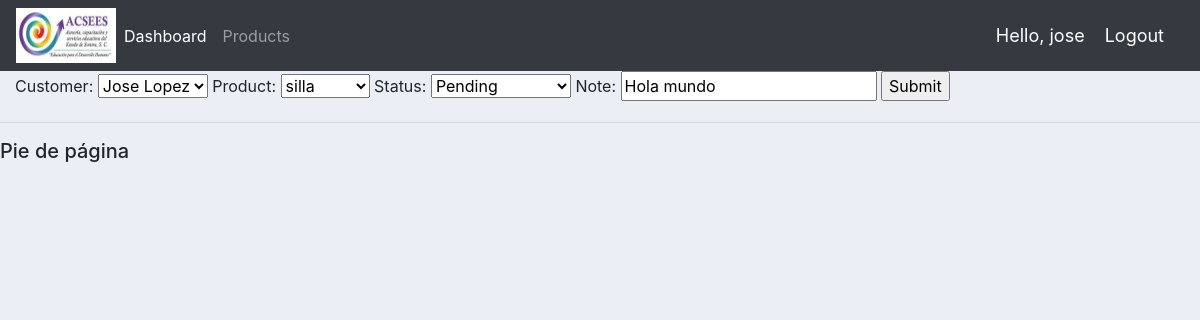
The page /update_order/1/ (signed in) on the database its author committed.
### accounts/models.py (models this page shows)
class Order(models.Model):
	STATUS = (
			('Pending', 'Pending'),
			('Out for delivery', 'Out for delivery'),
			('Delivered', 'Delivered'),
			)
	customer = models.ForeignKey(Customer, null=True, on_delete= models.SET_NULL)
	product = models.ForeignKey(Product, null=True, on_delete= models.SET_NULL)
	date_created = models.DateTimeField(auto_now_add=True, null=True)
	status = models.CharField(max_length=200, null=True, choices=STATUS)
	note = models.CharField(max_length=1000, null=True)

### accounts/decorators.py (the view)
		def wrapper_func(request, *args, **kwargs):
			group = None
			if request.user.groups.exists():
				group = request.user.groups.all()[0].name
			if group in allowed_roles:
				return view_func(request, *args, **kwargs)
			else:
				return HttpResponse('You are not authorized to view this page')

### accounts/forms.py
class OrderForm(ModelForm):
	class Meta:
		model = Order
		fields = '__all__'

### accounts/models.py (called while the page is built)
	def __str__(self):
		return self.name

	def __str__(self):
		return self.name

### accounts/views.py (called while the page is built)
@login_required(login_url='login')
@allowed_users(allowed_roles=['admin'])
def updateOrder(request, pk):
	order = Order.objects.get(id=pk)
	form = OrderForm(instance=order)
	if request.method == 'POST':
		form = OrderForm(request.POST, instance=order)
		if form.is_valid():
			form.save()
			return redirect('/')
	context = {'form':form}
	return render(request, 'accounts/order_form.html', context)

### accounts/templates/accounts/order_form.html (shortened to what this page needs)
{%  extends 'accounts/main.html' %}
{% load static %}
{% block content %}
<form action = "" method ="POST">
      {{form}}
<input type="submit" name="Submit">
</form>
{% endblock %}

### accounts/templates/accounts/navbar.html (shortened to what this page needs)
{% load static %}
<nav class="navbar navbar-expand-lg navbar-dark bg-dark">
 <img src="{% static 'images/logo_peq.jpg' %}">
  <div class="collapse navbar-collapse" id="navbarNav">
    <ul class="navbar-nav">
      {% if request.user.is_staff %}
      <li class="nav-item active">
        <a class="nav-link" href="{% url 'home' %}">Dashboard</a>
      </li>
      <li class="nav-item">
        <a class="nav-link" href="{% url 'products' %}">Products</a>
      </li>
      {% endif %}
    </ul>
  </div>
 <span class="hello-msg">Hello, {{request.user}}</span>
  <span ><a  class="hello-msg" href="{% url 'logout' %}">Logout</a></span>
</nav>

### static/css/main.css (style rules this page uses)
body { background-color: #ebeff5; }

### accounts/templates/accounts/navbar.html (style rules this page uses)
.hello-msg { font-size: 18px; color: #fff; margin-right: 20px; }

### rows shown on the page
Order: customer "Jose Lopez", product "silla", status "Pending", note "Hola mundo"

### other values the page prints
{{ request.user }} "jose"
